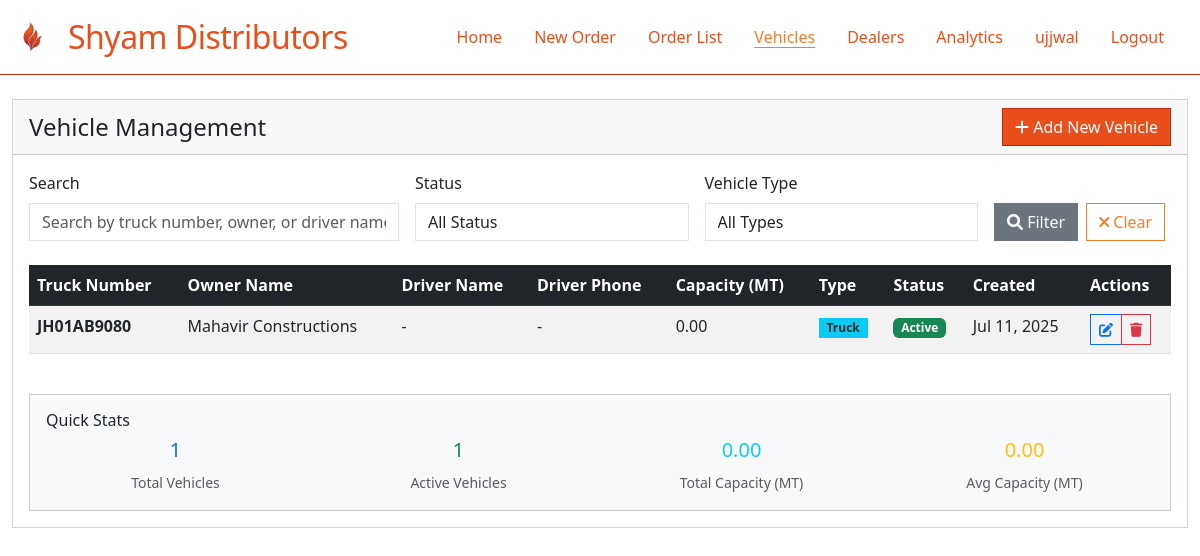
/orders/vehicles/ (signed in), run on an earlier commit of the app's database.
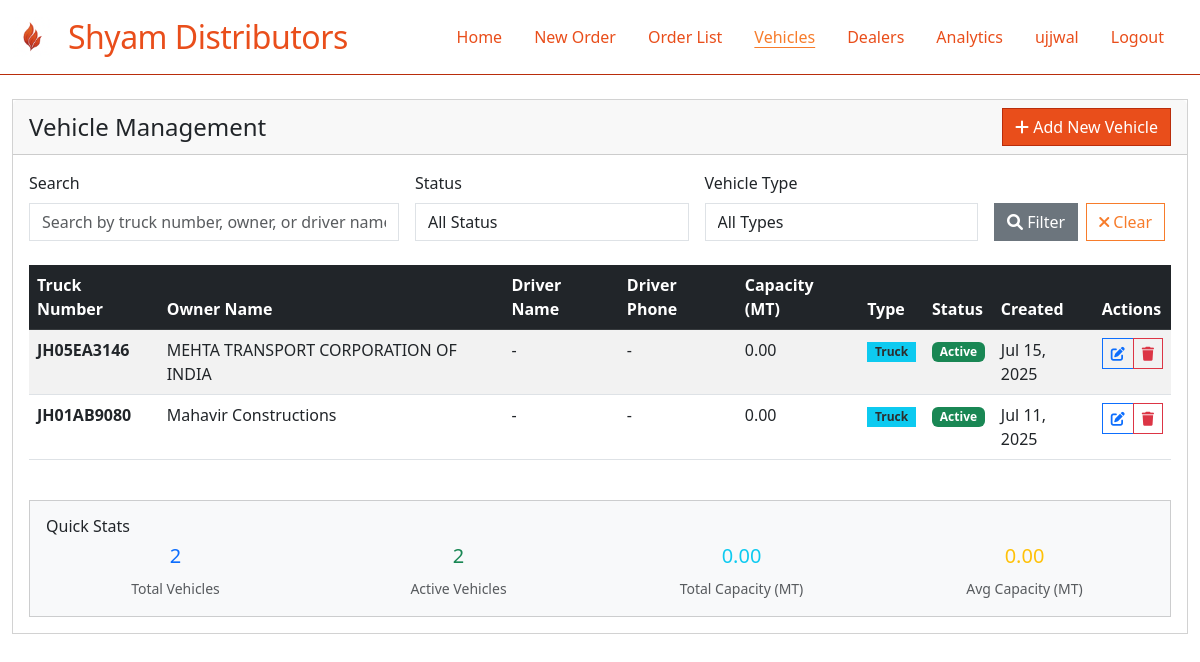
And on a later commit of the database.
### sylvia/models.py (models this page shows, shortened)
class BaseModel(models.Model):
    created_at = models.DateTimeField(auto_now_add=True)
    updated_at = models.DateTimeField(auto_now=True)
    created_by = models.ForeignKey(User, on_delete=models.SET_NULL, null=True, blank=True)
    class Meta:
        abstract = True

class Vehicle(BaseModel):
    truck_number = models.CharField(max_length=20, unique=True, validators=[
        RegexValidator(
            regex=r'^[A-Z]{2}\d{2}[A-Z]{1,2}\d{4}$',
            message="Enter a valid truck number (e.g., CG15EA0464)"
        )
    ])
    owner_name = models.CharField(max_length=100, blank=True)
    driver_name = models.CharField(max_length=100, blank=True)
    driver_phone = models.CharField(max_length=15, blank=True)
    capacity = models.DecimalField(max_digits=6, decimal_places=2, default=0)  # in MT
    vehicle_type = models.CharField(max_length=50, choices=[
        ('TRUCK', 'Truck'),
        ('TRAILER', 'Trailer'),
        ('CONTAINER', 'Container'),
        ('OTHER', 'Other')
    ], default='TRUCK')
    is_active = models.BooleanField(default=True)
    class Meta:
        ordering = ['truck_number']

### orders/views.py (the view)
# urls.py: path('vehicles/', vehicle_list, name='vehicle_list'),
@login_required
def vehicle_list(request):
    vehicles = Vehicle.objects.all().order_by('-created_at')
    search_query = request.GET.get('search', '')
    if search_query:
        vehicles = vehicles.filter(
            Q(truck_number__icontains=search_query) |
            Q(owner_name__icontains=search_query) |
            Q(driver_name__icontains=search_query)
        )
    status_filter = request.GET.get('status', '')
    if status_filter == 'active':
        vehicles = vehicles.filter(is_active=True)
    elif status_filter == 'inactive':
        vehicles = vehicles.filter(is_active=False)
    type_filter = request.GET.get('type', '')
    if type_filter:
        vehicles = vehicles.filter(vehicle_type=type_filter)
    total_vehicles = vehicles.count()
    active_vehicles = vehicles.filter(is_active=True).count()
    total_capacity = sum(vehicle.capacity for vehicle in vehicles)
    avg_capacity = total_capacity / total_vehicles if total_vehicles > 0 else 0
    context = {
        'vehicles': vehicles,
        'search_query': search_query,
        'status_filter': status_filter,
        'type_filter': type_filter,
        'vehicle_types': Vehicle._meta.get_field('vehicle_type').choices,
        'stats': {
            'total_vehicles': total_vehicles,
            'active_vehicles': active_vehicles,
            'total_capacity': total_capacity,
            'avg_capacity': avg_capacity,
        }
    }
    return render(request, 'vehicles/vehicle_list.html', context)

### orders/templates/vehicles/vehicle_list.html (shortened to what the changed rows need)
{% extends 'base.html' %}
{% block content %}
<div class="container-fluid mt-4">
    <div class="row">
        <div class="col-12">
            <div class="card">
                <div class="card-body">
                    <div class="table-responsive">
                        <table class="table table-striped table-hover">
                            <thead class="table-dark">
                                <tr>
                                    <th>Truck Number</th>
                                    <th>Owner Name</th>
                                    <th>Driver Name</th>
                                    <th>Driver Phone</th>
                                    <th>Capacity (MT)</th>
                                    <th>Type</th>
                                    <th>Status</th>
                                    <th>Created</th>
                                    <th>Actions</th>
                                </tr>
                            </thead>
                            <tbody>
                                {% for vehicle in vehicles %}
                                <tr>
                                    <td>
                                        <strong>{{ vehicle.truck_number }}</strong>
                                    </td>
                                    <td>{{ vehicle.owner_name|default:"-" }}</td>
                                    <td>{{ vehicle.driver_name|default:"-" }}</td>
                                    <td>{{ vehicle.driver_phone|default:"-" }}</td>
                                    <td>{{ vehicle.capacity|floatformat:2 }}</td>
                                    <td>
                                        <span class="badge bg-info">{{ vehicle.get_vehicle_type_display }}</span>
                                    </td>
                                    <td>
                                        {% if vehicle.is_active %}
                                            <span class="badge bg-success">Active</span>
                                        {% else %}
                                            <span class="badge bg-danger">Inactive</span>
                                        {% endif %}
                                    </td>
                                    <td>{{ vehicle.created_at|date:"M d, Y" }}</td>
                                    <td>
                                        <div class="btn-group" role="group">
                                            <a href="{% url 'edit_vehicle' vehicle.id %}" class="btn btn-sm btn-outline-primary" title="Edit">
                                                <i class="fas fa-edit"></i>
                                            </a>
                                            <a href="{% url 'delete_vehicle' vehicle.id %}" class="btn btn-sm btn-outline-danger" title="Delete">
                                                <i class="fas fa-trash"></i>
                                            </a>
                                        </div>
                                    </td>
                                </tr>
                                {% endfor %}
                            </tbody>
                        </table>
                    </div>
                    {% if stats.total_vehicles > 0 %}
                    <div class="row mt-4">
                        <div class="col-md-12">
                            <div class="card bg-light">
                                <div class="card-body">
                                    <h6 class="card-title">Quick Stats</h6>
                                    <div class="row">
                                        <div class="col-md-3">
                                            <div class="text-center">
                                                <h5 class="text-primary">{{ stats.total_vehicles }}</h5>
                                                <small class="text-muted">Total Vehicles</small>
                                            </div>
                                        </div>
                                        <div class="col-md-3">
                                            <div class="text-center">
                                                <h5 class="text-success">{{ stats.active_vehicles }}</h5>
                                                <small class="text-muted">Active Vehicles</small>
                                            </div>
                                        </div>
                                        <div class="col-md-3">
                                            <div class="text-center">
                                                <h5 class="text-info">{{ stats.total_capacity|floatformat:2 }}</h5>
                                                <small class="text-muted">Total Capacity (MT)</small>
                                            </div>
                                        </div>
                                        <div class="col-md-3">
                                            <div class="text-center">
                                                <h5 class="text-warning">{{ stats.avg_capacity|floatformat:2 }}</h5>
                                                <small class="text-muted">Avg Capacity (MT)</small>
                                            </div>
                                        </div>
                                    </div>
                                </div>
                            </div>
                        </div>
                    </div>
                    {% endif %}
                </div>
            </div>
        </div>
    </div>
</div>
{% endblock %}

What changed in the data, as far as the page shows it:
added Vehicle: truck_number "JH05EA3146", owner_name "MEHTA TRANSPORT CORPORATION OF INDIA", driver_name "-", driver_phone "-", capacity "0.00", vehicle_type "Truck", is_active "Active", created_at "Jul 15, 2025"
Also different on the page:
{{ stats.total_vehicles }}: "1" → "2"
{{ stats.active_vehicles }}: "1" → "2"
